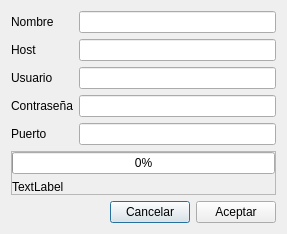
<?xml version="1.0" encoding="UTF-8"?>
<ui version="4.0">
 <class>addGroupFrom</class>
 <widget class="QDialog" name="addGroupFrom">
  <property name="geometry">
   <rect>
    <x>0</x>
    <y>0</y>
    <width>287</width>
    <height>227</height>
   </rect>
  </property>
  <property name="windowTitle">
   <string>Dialog</string>
  </property>
  <layout class="QGridLayout" name="gridLayout">
   <item row="0" column="0">
    <widget class="QLabel" name="label">
     <property name="text">
      <string>Nombre</string>
     </property>
    </widget>
   </item>
   <item row="0" column="1">
    <widget class="QLineEdit" name="txtName"/>
   </item>
   <item row="1" column="0">
    <widget class="QLabel" name="label_4">
     <property name="text">
      <string>Host</string>
     </property>
    </widget>
   </item>
   <item row="1" column="1">
    <widget class="QLineEdit" name="txtHost"/>
   </item>
   <item row="2" column="0">
    <widget class="QLabel" name="label_2">
     <property name="text">
      <string>Usuario</string>
     </property>
    </widget>
   </item>
   <item row="2" column="1">
    <widget class="QLineEdit" name="txtUser"/>
   </item>
   <item row="3" column="0">
    <widget class="QLabel" name="label_3">
     <property name="text">
      <string>Contraseña</string>
     </property>
    </widget>
   </item>
   <item row="3" column="1">
    <widget class="QLineEdit" name="txtPass"/>
   </item>
   <item row="4" column="0">
    <widget class="QLabel" name="label_5">
     <property name="text">
      <string>Puerto</string>
     </property>
    </widget>
   </item>
   <item row="4" column="1">
    <widget class="QLineEdit" name="txtPort"/>
   </item>
   <item row="5" column="0" colspan="2">
    <widget class="QFrame" name="frame">
     <property name="frameShape">
      <enum>QFrame::StyledPanel</enum>
     </property>
     <property name="frameShadow">
      <enum>QFrame::Raised</enum>
     </property>
     <layout class="QVBoxLayout" name="verticalLayout">
      <property name="margin">
       <number>0</number>
      </property>
      <item>
       <widget class="QProgressBar" name="progressBar">
        <property name="value">
         <number>0</number>
        </property>
        <property name="alignment">
         <set>Qt::AlignCenter</set>
        </property>
       </widget>
      </item>
      <item>
       <widget class="QLabel" name="lblProgres">
        <property name="text">
         <string>TextLabel</string>
        </property>
       </widget>
      </item>
     </layout>
    </widget>
   </item>
   <item row="6" column="1">
    <spacer name="verticalSpacer">
     <property name="orientation">
      <enum>Qt::Vertical</enum>
     </property>
     <property name="sizeHint" stdset="0">
      <size>
       <width>20</width>
       <height>40</height>
      </size>
     </property>
    </spacer>
   </item>
   <item row="7" column="0" colspan="2">
    <layout class="QHBoxLayout" name="horizontalLayout">
     <item>
      <spacer name="horizontalSpacer">
       <property name="orientation">
        <enum>Qt::Horizontal</enum>
       </property>
       <property name="sizeHint" stdset="0">
        <size>
         <width>40</width>
         <height>20</height>
        </size>
       </property>
      </spacer>
     </item>
     <item>
      <widget class="QPushButton" name="pushButton">
       <property name="text">
        <string>Cancelar</string>
       </property>
      </widget>
     </item>
     <item>
      <widget class="QPushButton" name="pushButton_2">
       <property name="text">
        <string>Aceptar</string>
       </property>
      </widget>
     </item>
    </layout>
   </item>
  </layout>
 </widget>
 <resources/>
 <connections>
  <connection>
   <sender>pushButton</sender>
   <signal>clicked()</signal>
   <receiver>addGroupFrom</receiver>
   <slot>reject()</slot>
   <hints>
    <hint type="sourcelabel">
     <x>173</x>
     <y>216</y>
    </hint>
    <hint type="destinationlabel">
     <x>55</x>
     <y>182</y>
    </hint>
   </hints>
  </connection>
 </connections>
</ui>
